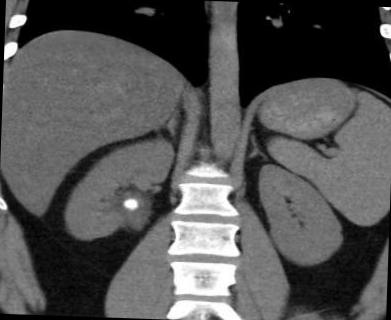
#> input picture data/labeled/images/1-3-46-670589-33-1-63700700749865510700001-5062181202000819812_png_jpg.rf.269520bcaab75e008e00f57f3fa98851.jpg, 391 x 320 px; its folder holds only this picture in this run
$ jupyter execute kidney_annotation.ipynb
#> lines starting #> are read from the running program, lines starting #| are printed output that depends on the picture; after the words box and inside, x2 and y2 are one past the last pixel; in counts of white or black regions, pixels touching at a corner belong together
[cell 1]
import numpy as np
import cv2
import matplotlib.pyplot as plt
from skimage import measure
from scipy.ndimage import label
import os

[cell 2]
# Step 1: Preprocess the input image
def preprocess_image(image_path, img_size=(256, 256)):
    """
    Preprocess the input image by loading it in grayscale, resizing, and normalizing pixel values.

    Args:
        image_path (str): Path to the input image file.
        img_size (tuple): Desired size for the output image (width, height). Default is (256, 256).

    Returns:
        np.ndarray: Preprocessed image with normalized pixel values.
    """
    # Load image in grayscale
    image = cv2.imread(image_path, cv2.IMREAD_GRAYSCALE)

    # Resize image to the specified size
    image_resized = cv2.resize(image, img_size)

    # Normalize pixel values to the range [0, 1]
    image_normalized = image_resized / 255.0

    return image_normalized

[cell 3]
# Step 2: Region-growing algorithm
def region_growing(image, seeds, threshold=0.1):
    """
    Perform region growing segmentation on the input image starting from the given seed points.

    Args:
        image (np.ndarray): Input grayscale image.
        seeds (list of tuple): List of (x, y) coordinates of the seed points.
        threshold (float): Intensity threshold for region growing. Default is 0.1.

    Returns:
        np.ndarray: Segmentation mask with the same dimensions as the input image.
    """
    # Get the image dimensions
    h, w = image.shape

    # Initialize the output mask for the segmented region
    segmented = np.zeros_like(image, dtype=np.uint8)

    # Define the connectivity (4-connectivity: up, down, left, right)
    connectivity = [(-1, 0), (1, 0), (0, -1), (0, 1)]

    # List of seeds to process
    seed_list = seeds[:]

    # Grow region from each seed
    while seed_list:
        # Pop the first seed from the list
        x, y = seed_list.pop(0)

        # Check if the pixel is already segmented
        if segmented[x, y] == 1:
            continue

        # Mark the pixel as part of the segmented region
        segmented[x, y] = 1

        # Get the intensity value of the current pixel
        pixel_value = image[x, y]

        # Expand to neighbors
        for dx, dy in connectivity:
            xn, yn = x + dx, y + dy
            # Check if the neighboring pixel is within the image bounds and not yet segmented
            if 0 <= xn < h and 0 <= yn < w and segmented[xn, yn] == 0:
                # Check if the neighboring pixel is within the intensity threshold
                if abs(image[xn, yn] - pixel_value) < threshold:
                    seed_list.append((xn, yn))

    return segmented

[cell 4]
# Step 3: Heuristic for selecting seeds
def select_seeds(image):
    """
    Manually selects two seeds for the kidneys. In a real-world scenario,
    this would either be provided by a user or determined heuristically.
    """
    h, w = image.shape

    # Heuristic to select left and right kidney seeds: choose middle-left and middle-right
    # left_seed = (h // 2, w // 3)  # Approximate location of left kidney
    # right_seed = (h // 2, 2 * w // 3)  # Approximate location of right kidney
    left_seed = (150, 60)
    right_seed = (150, 185)

    return [left_seed, right_seed]

[cell 5]
# Step 4: Post-process to separate left and right kidneys
def separate_kidneys(segmentation_mask):
    """
    Separate the left and right kidneys from the segmentation mask.

    Args:
        segmentation_mask (np.ndarray): Binary segmentation mask where kidneys are labeled.

    Returns:
        tuple: Two binary masks, one for the left kidney and one for the right kidney.
               If the expected number of kidneys is not found, returns (None, None).
    """
    # Label connected regions in the segmentation mask
    labeled_mask, num_labels = label(segmentation_mask)

    # Check if the number of labeled regions is not equal to 2
    if num_labels != 2:
        print(f"Warning: Expected 2 kidneys, found {num_labels}")

    # Get properties of labeled regions
    regions = measure.regionprops(labeled_mask)

    if len(regions) == 2:
        # Sort regions based on centroids (left kidney should be left-most)
        regions = sorted(regions, key=lambda x: x.centroid[1])
        left_kidney = labeled_mask == regions[0].label
        right_kidney = labeled_mask == regions[1].label
        return left_kidney, right_kidney

    elif len(regions) == 1:
        # If only one region is found, assume it is the left kidney
        left_kidney = labeled_mask == regions[0].label
        right_kidney = np.zeros_like(segmentation_mask)
        return left_kidney, right_kidney

    else:
        # If no regions or more than two regions are found, return None
        return None, None

[cell 6]
# Step 5: Visualize the segmentation results
def visualize_results(image, left_kidney, right_kidney, seed_points):
    """
    Visualize the segmentation results by overlaying the left and right kidney masks on the original image.

    Args:
        image (np.ndarray): Original grayscale image.
        left_kidney (np.ndarray): Binary mask for the left kidney.
        right_kidney (np.ndarray): Binary mask for the right kidney.
        seed_points (list of tuple): List of (x, y) coordinates of the seed points.
    """
    # Create a color version of the original grayscale image for visualization
    left_kidney_color_image = np.stack((image,)*3, axis=-1)
    right_kidney_color_image = np.stack((image,)*3, axis=-1)

    # Overlay the left kidney mask in red
    left_kidney_color_image[left_kidney > 0] = [255, 0, 0]

    # Overlay the right kidney mask in blue
    right_kidney_color_image[right_kidney > 0] = [0, 0, 255]

    # Create a figure with a specified size
    plt.figure(figsize=(15, 5))

    # Plot the original grayscale image with seed points
    plt.subplot(1, 3, 1)
    plt.imshow(image, cmap='gray')
    plt.scatter([p[1] for p in seed_points], [p[0] for p in seed_points], c='w', marker='x', s=100)
    plt.title('Original Image')

    # Plot the left kidney overlay with the seed point
    plt.subplot(1, 3, 2)
    plt.imshow(left_kidney_color_image)
    plt.scatter(seed_points[0][1], seed_points[0][0], c='w', marker='x', s=100)
    plt.title('Left Kidney Overlay')

    # Plot the right kidney overlay with the seed point
    plt.subplot(1, 3, 3)
    plt.imshow(right_kidney_color_image)
    plt.scatter(seed_points[1][1], seed_points[1][0], c='w', marker='x', s=100)
    plt.title('Right Kidney Overlay')

[cell 7]
# Step 6: Save generated masks
def save_kidney_masks(left_kidney, right_kidney, mask_filename):
    """
    Save the left and right kidney masks as a combined image.

    Args:
        left_kidney (np.ndarray): Binary mask for the left kidney.
        right_kidney (np.ndarray): Binary mask for the right kidney.
        mask_filename (str): Filename to save the combined mask image.
    """
    # Convert boolean masks to uint8 images (0 or 255 for left kidney, 0 or 127 for right kidney)
    left_kidney_image = (left_kidney * 255).astype(np.uint8)
    right_kidney_image = (right_kidney * 127).astype(np.uint8)

    # Combine the left and right kidney masks into a single image
    combined_image = left_kidney_image + right_kidney_image

    # Save the combined image in .jpg format
    cv2.imwrite(mask_filename, combined_image)

[cell 8]
# Main function to run the region-growing pipeline
def main(image_path, output_path):
    # Step 1: Preprocess the image
    image = preprocess_image(image_path)
#> in preprocess_image, image is the input picture: shape (320, 391); min 0, max 255, mean 83.7
#> in preprocess_image, `image_resized = cv2.resize(image, img_size)`:
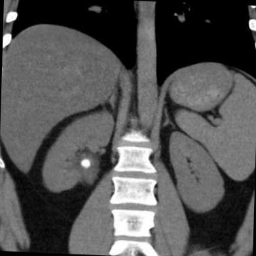
#> image_resized: shape (256, 256); min 0, max 255, mean 83.5

    # Step 2: Select seeds (for left and right kidneys)
    seeds = select_seeds(image)
#> seeds = [(150, 60), (150, 185)]

    # Step 3: Apply region growing
    region_mask = region_growing(image, seeds, threshold=0.02)
#> the loop in region_growing, `while seed_list:` made 9398 passes
#> (x, y, pixel_value) on passes 1 to 3: (150, 60, 0.427), (150, 185, 0.459), (149, 60, 0.427)
#> after the loop in region_growing, `while seed_list:`:
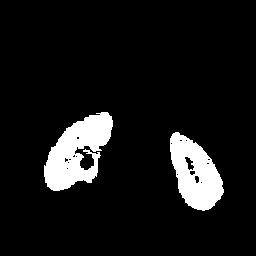
#> segmented: shape (256, 256); values 0 (black) and 1 (white), 8.7% white; 2 white regions
#> after the loop in region_growing, `while seed_list:`: seed_list = []

    # Step 4: Separate left and right kidneys
    left_kidney, right_kidney = separate_kidneys(region_mask)
#> in separate_kidneys, `labeled_mask, num_labels = label(segmentation_mask)`:
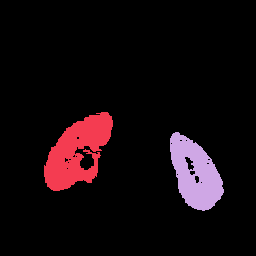
#> labeled_mask: shape (256, 256) int32; 3 distinct labels, from 0 to 2; one colour per label, 0 black
#> in separate_kidneys, `labeled_mask, num_labels = label(segmentation_mask)`: num_labels = 2
#> in separate_kidneys, `regions = measure.regionprops(labeled_mask)`: regions = 2 regions; box (x1, y1, x2, y2) and area: (44, 112, 113, 191) 3100, (170, 132, 224, 211) 2597
#> in separate_kidneys, `left_kidney = labeled_mask == regions[0].label`:
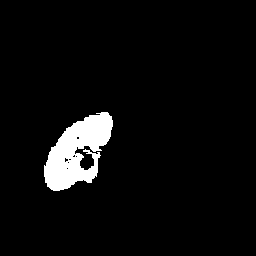
#> left_kidney: shape (256, 256) bool; 4.7% white; 1 white region, box (x1, y1, x2, y2) and area: (44, 112, 113, 191) 3100
#> in separate_kidneys, `right_kidney = labeled_mask == regions[1].label`:
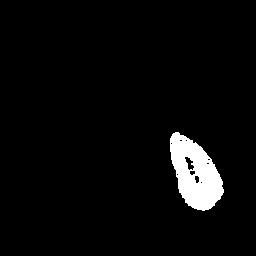
#> right_kidney: shape (256, 256) bool; 4% white; 1 white region, box (x1, y1, x2, y2) and area: (170, 132, 224, 211) 2597

    # Step 5: Visualize the results
    if left_kidney is not None and right_kidney is not None:
        visualize_results(image, left_kidney, right_kidney, seeds)
#> in visualize_results, `left_kidney_color_image[left_kidney > 0] = [255, 0, 0]`:
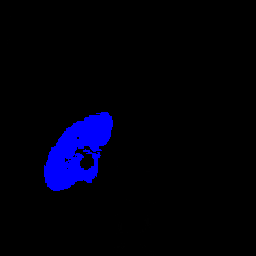
#> left_kidney_color_image: shape (256, 256, 3) float64; mean of channels 0, 1, 2 12.4, 0.3, 0.3; drawn as B, G, R
#> in visualize_results, `right_kidney_color_image[right_kidney > 0] = [0, 0, 255]`:
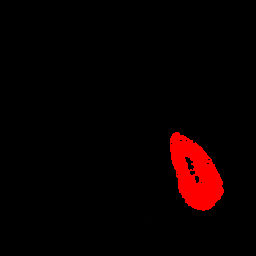
#> right_kidney_color_image: shape (256, 256, 3) float64; mean of channels 0, 1, 2 0.3, 0.3, 10.4; drawn as B, G, R
    else:
        print("Failed to detect two separate kidneys.")

    # Step 6: Save the generated masks
    save_kidney_masks(left_kidney, right_kidney, output_path)
#> in save_kidney_masks, `combined_image = left_kidney_image + right_kidney_image`:
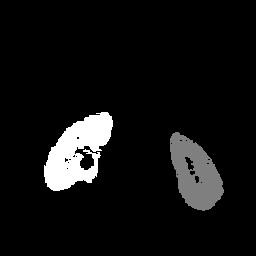
#> combined_image: shape (256, 256); min 0, max 255, mean 17.1

[cell 9]
# Example usage
if __name__ == "__main__":
    """
    Processes all images in the specified directory and generates corresponding masks.
    """
    # Define the input directory containing the images
    image_dir_path = "../data/labeled/images"

    # Define the output directory to save the generated masks
    output_dir_path = "../data/labeled/masks"

    for image_file in os.listdir(image_dir_path)[:]:
        if image_file.endswith(".jpg"):
            image_file_path = os.path.join(image_dir_path, image_file)
            output_file = image_file.replace(".jpg", "_mask.png")
            output_file_path = os.path.join(output_dir_path, output_file)

            # Call the main function to process the image and generate the mask
            main(image_file_path, output_file_path)
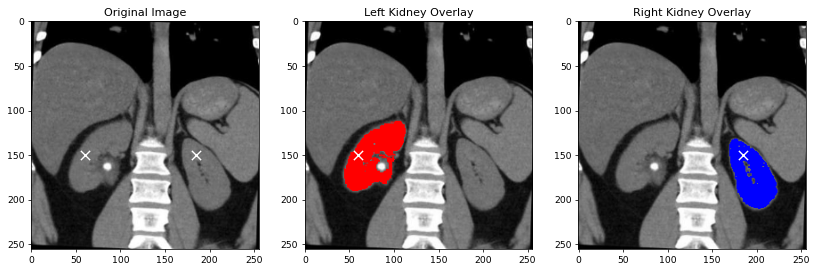
#> figure drawn by matplotlib, 3 panels

$ run again, on data/labeled/images/1-3-46-670589-33-1-63700700749865510700001-5062181202000819812_png_jpg.rf.74493ef7bdab6de49e88f708a5745000.jpg
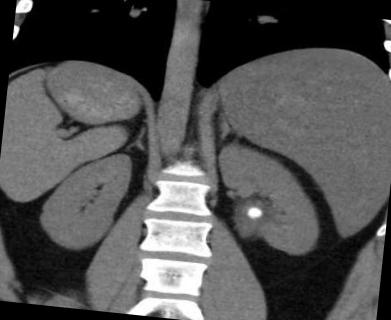
#> input picture data/labeled/images/1-3-46-670589-33-1-63700700749865510700001-5062181202000819812_png_jpg.rf.74493ef7bdab6de49e88f708a5745000.jpg, 391 x 320 px
#> in preprocess_image, image is the input picture: shape (320, 391); min 0, max 255, mean 81.5
#> seeds = [(150, 60), (150, 185)]
#> the loop in region_growing, `while seed_list:` made 9270 passes
#> (x, y, pixel_value) on passes 1 to 3: (150, 60, 0.447), (150, 185, 0.447), (149, 60, 0.443)
#> after the loop in region_growing, `while seed_list:`:
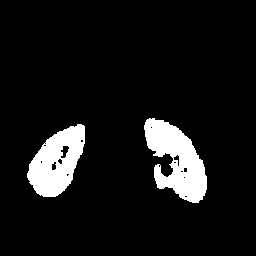
#> segmented: shape (256, 256); values 0 (black) and 1 (white), 8.6% white; 2 white regions
#> after the loop in region_growing, `while seed_list:`: seed_list = []
#> labeled_mask: shape (256, 256) int32; 3 distinct labels, from 0 to 2
#> num_labels = 2
#> regions = 2 regions; box (x1, y1, x2, y2) and area: (144, 118, 207, 203) 3033, (27, 124, 85, 197) 2593
#> left_kidney: shape (256, 256) bool; 4% white; 1 white region, box (x1, y1, x2, y2) and area: (27, 124, 85, 197) 2593
#> right_kidney: shape (256, 256) bool; 4.6% white; 1 white region, box (x1, y1, x2, y2) and area: (144, 118, 207, 203) 3033
#> right_kidney_color_image: shape (256, 256, 3) float64; mean of channels 0, 1, 2 0.3, 0.3, 12.1
#> `[cell 9] # Example usage if __name__ == "__main__": """ Processes all ..`:
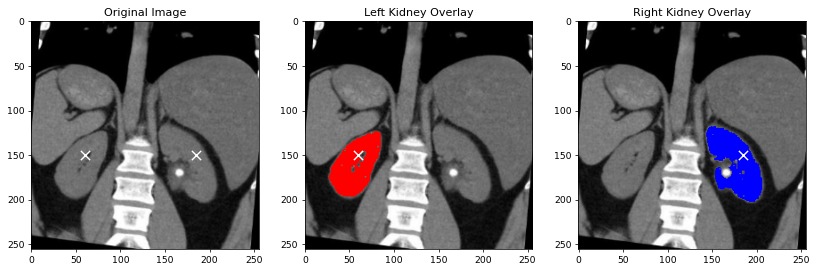
#> figure drawn by matplotlib, 3 panels

$ run again, on data/labeled/images/1-3-46-670589-33-1-63700700750188529100001-5659992199131706929_png_jpg.rf.20fb68d8630e3526b4e7e5c8198277cc.jpg
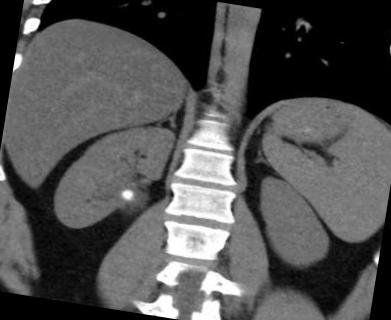
#> input picture data/labeled/images/1-3-46-670589-33-1-63700700750188529100001-5659992199131706929_png_jpg.rf.20fb68d8630e3526b4e7e5c8198277cc.jpg, 391 x 320 px
#> in preprocess_image, image is the input picture: shape (320, 391); min 0, max 255, mean 82.4
#> seeds = [(150, 60), (150, 185)]
#> the loop in region_growing, `while seed_list:` made 8791 passes
#> (x, y, pixel_value) on passes 1 to 3: (150, 60, 0.455), (150, 185, 0.408), (149, 60, 0.467)
#> after the loop in region_growing, `while seed_list:`:
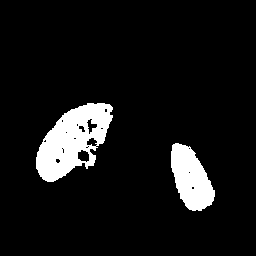
#> segmented: shape (256, 256); values 0 (black) and 1 (white), 8.3% white; 2 white regions
#> after the loop in region_growing, `while seed_list:`: seed_list = []
#> labeled_mask: shape (256, 256) int32; 3 distinct labels, from 0 to 2
#> num_labels = 2
#> regions = 2 regions; box (x1, y1, x2, y2) and area: (36, 103, 113, 182) 3479, (171, 143, 215, 211) 1930
#> left_kidney: shape (256, 256) bool; 5.3% white; 1 white region, box (x1, y1, x2, y2) and area: (36, 103, 113, 182) 3479
#> right_kidney: shape (256, 256) bool; 2.9% white; 1 white region, box (x1, y1, x2, y2) and area: (171, 143, 215, 211) 1930
#> right_kidney_color_image: shape (256, 256, 3) float64; mean of channels 0, 1, 2 0.3, 0.3, 7.8
#> `[cell 9] # Example usage if __name__ == "__main__": """ Processes all ..`:
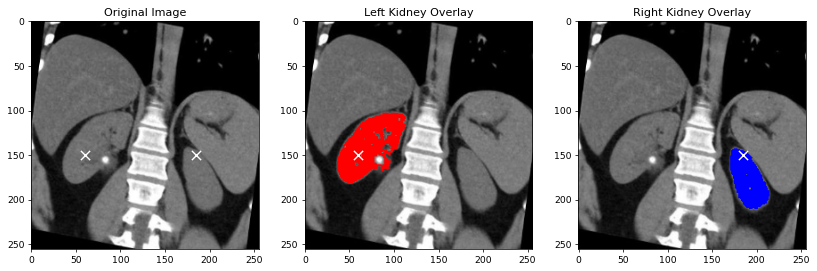
#> figure drawn by matplotlib, 3 panels
